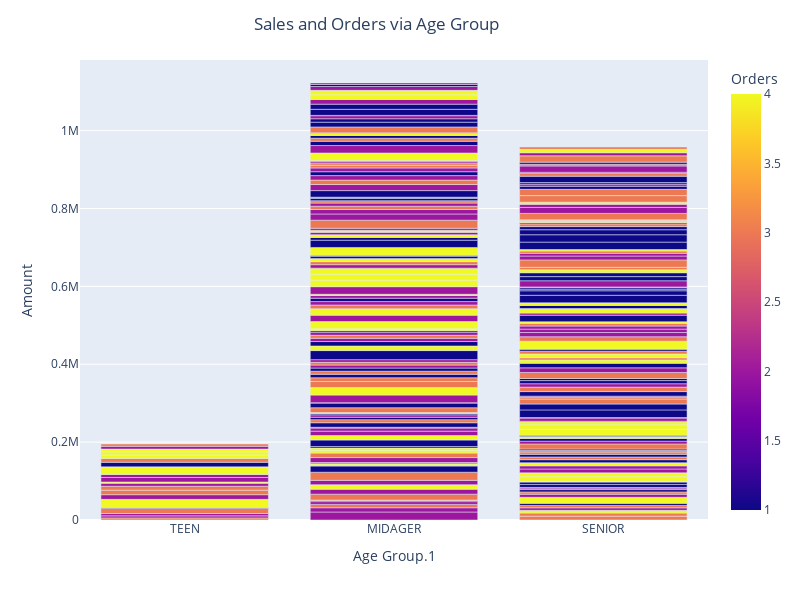

The notebook cell this image was saved under:
### Code cell
fig=px.bar(ml,x="Age Group.1",y='Amount',color="Orders")
fig.update_layout(title="Sales and Orders via Age Group",title_x=0.47,height=600,width=800)
fig.show()

### Figure 1 — Plotly figure (JSON) as saved in the notebook; plotly's stock layout.template omitted (floating-point values rounded to 4 significant figures; data arrays with more than 128 entries replaced by an {"elided": "..."} marker saying what was removed)
{"data": [{"alignmentgroup": "True", "hovertemplate": "Age Group.1=%{x}<br>Amount=%{y}<br>Orders=%{marker.color}<extra></extra>", "legendgroup": "", "marker": {"color": {"elided": "247 int values"}, "coloraxis": "coloraxis", "pattern": {"shape": ""}}, "name": "", "offsetgroup": "", "orientation": "v", "showlegend": false, "textposition": "auto", "type": "bar", "x": {"elided": "247 str values"}, "xaxis": "x", "y": {"elided": "247 int values"}, "yaxis": "y"}], "layout": {"barmode": "relative", "coloraxis": {"colorbar": {"title": {"text": "Orders"}}, "colorscale": [[0, "#0d0887"], [0.1111, "#46039f"], [0.2222, "#7201a8"], [0.3333, "#9c179e"], [0.4444, "#bd3786"], [0.5556, "#d8576b"], [0.6667, "#ed7953"], [0.7778, "#fb9f3a"], [0.8889, "#fdca26"], [1, "#f0f921"]]}, "height": 600, "legend": {"tracegroupgap": 0}, "margin": {"t": 60}, "title": {"text": "Sales and Orders via Age Group", "x": 0.47}, "width": 800, "xaxis": {"anchor": "y", "autorange": true, "domain": [0, 1], "range": [-0.5, 2.5], "title": {"text": "Age Group.1"}, "type": "category"}, "yaxis": {"anchor": "x", "autorange": true, "domain": [0, 1], "range": [0, 1181000.0], "title": {"text": "Amount"}, "type": "linear"}}}
